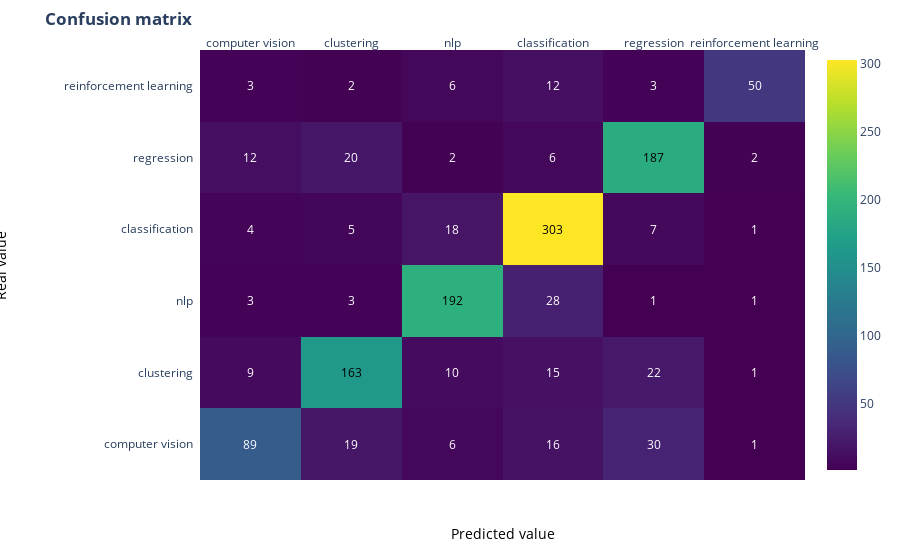

Here is the notebook cell this chart was saved with:
### Code cell
# invert conf_m ida values
conf_m = conf_m[::-1]

a = list(y.unique())
b = list(y.unique()) # invert idx values of a

# change each element of conf_m to tbpe string for annotations
conf_m_text = [[str(b) for b in a] for a in conf_m]

# set up figure 
fig = ff.create_annotated_heatmap(conf_m, x=a, y=b, annotation_text=conf_m_text, colorscale='Viridis')

# add title
fig.update_layout(title_text='<b>Confusion matrix</b>',
                  #aaais = dict(title='a'),
                  #baais = dict(title='a')
                 )

# add custom aaais title
fig.add_annotation(dict(font=dict(color="black",size=14),
                        x=0.5,
                        y=-0.15,
                        showarrow=False,
                        text="Predicted value",
                        xref="paper",
                        yref="paper"))

# add custom baais title
fig.add_annotation(dict(font=dict(color="black",size=14),
                        x=-0.35,
                        y=0.5,
                        showarrow=False,
                        text="Real value",
                        textangle=-90,
                        xref="paper",
                        yref="paper"))

# adjust margins to make room for baais title
fig.update_layout(margin=dict(t=50, l=200))

# add colorbar
fig['data'][0]['showscale'] = True
fig.show()

### Figure 1 — Plotly figure (JSON) as saved in the notebook; plotly's stock layout.template omitted (floating-point values rounded to 4 significant figures)
{"data": [{"colorscale": [[0, "#440154"], [0.1111, "#482878"], [0.2222, "#3e4989"], [0.3333, "#31688e"], [0.4444, "#26828e"], [0.5556, "#1f9e89"], [0.6667, "#35b779"], [0.7778, "#6ece58"], [0.8889, "#b5de2b"], [1, "#fde725"]], "reversescale": false, "showscale": true, "type": "heatmap", "x": ["computer vision", "clustering", "nlp", "classification", "regression", "reinforcement learning"], "y": ["computer vision", "clustering", "nlp", "classification", "regression", "reinforcement learning"], "z": [[89, 19, 6, 16, 30, 1], [9, 163, 10, 15, 22, 1], [3, 3, 192, 28, 1, 1], [4, 5, 18, 303, 7, 1], [12, 20, 2, 6, 187, 2], [3, 2, 6, 12, 3, 50]]}], "layout": {"annotations": [{"font": {"color": "#FFFFFF"}, "showarrow": false, "text": "89", "x": "computer vision", "xref": "x", "y": "computer vision", "yref": "y"}, {"font": {"color": "#FFFFFF"}, "showarrow": false, "text": "19", "x": "clustering", "xref": "x", "y": "computer vision", "yref": "y"}, {"font": {"color": "#FFFFFF"}, "showarrow": false, "text": "6", "x": "nlp", "xref": "x", "y": "computer vision", "yref": "y"}, {"font": {"color": "#FFFFFF"}, "showarrow": false, "text": "16", "x": "classification", "xref": "x", "y": "computer vision", "yref": "y"}, {"font": {"color": "#FFFFFF"}, "showarrow": false, "text": "30", "x": "regression", "xref": "x", "y": "computer vision", "yref": "y"}, {"font": {"color": "#FFFFFF"}, "showarrow": false, "text": "1", "x": "reinforcement learning", "xref": "x", "y": "computer vision", "yref": "y"}, {"font": {"color": "#FFFFFF"}, "showarrow": false, "text": "9", "x": "computer vision", "xref": "x", "y": "clustering", "yref": "y"}, {"font": {"color": "#000000"}, "showarrow": false, "text": "163", "x": "clustering", "xref": "x", "y": "clustering", "yref": "y"}, {"font": {"color": "#FFFFFF"}, "showarrow": false, "text": "10", "x": "nlp", "xref": "x", "y": "clustering", "yref": "y"}, {"font": {"color": "#FFFFFF"}, "showarrow": false, "text": "15", "x": "classification", "xref": "x", "y": "clustering", "yref": "y"}, {"font": {"color": "#FFFFFF"}, "showarrow": false, "text": "22", "x": "regression", "xref": "x", "y": "clustering", "yref": "y"}, {"font": {"color": "#FFFFFF"}, "showarrow": false, "text": "1", "x": "reinforcement learning", "xref": "x", "y": "clustering", "yref": "y"}, {"font": {"color": "#FFFFFF"}, "showarrow": false, "text": "3", "x": "computer vision", "xref": "x", "y": "nlp", "yref": "y"}, {"font": {"color": "#FFFFFF"}, "showarrow": false, "text": "3", "x": "clustering", "xref": "x", "y": "nlp", "yref": "y"}, {"font": {"color": "#000000"}, "showarrow": false, "text": "192", "x": "nlp", "xref": "x", "y": "nlp", "yref": "y"}, {"font": {"color": "#FFFFFF"}, "showarrow": false, "text": "28", "x": "classification", "xref": "x", "y": "nlp", "yref": "y"}, {"font": {"color": "#FFFFFF"}, "showarrow": false, "text": "1", "x": "regression", "xref": "x", "y": "nlp", "yref": "y"}, {"font": {"color": "#FFFFFF"}, "showarrow": false, "text": "1", "x": "reinforcement learning", "xref": "x", "y": "nlp", "yref": "y"}, {"font": {"color": "#FFFFFF"}, "showarrow": false, "text": "4", "x": "computer vision", "xref": "x", "y": "classification", "yref": "y"}, {"font": {"color": "#FFFFFF"}, "showarrow": false, "text": "5", "x": "clustering", "xref": "x", "y": "classification", "yref": "y"}, {"font": {"color": "#FFFFFF"}, "showarrow": false, "text": "18", "x": "nlp", "xref": "x", "y": "classification", "yref": "y"}, {"font": {"color": "#000000"}, "showarrow": false, "text": "303", "x": "classification", "xref": "x", "y": "classification", "yref": "y"}, {"font": {"color": "#FFFFFF"}, "showarrow": false, "text": "7", "x": "regression", "xref": "x", "y": "classification", "yref": "y"}, {"font": {"color": "#FFFFFF"}, "showarrow": false, "text": "1", "x": "reinforcement learning", "xref": "x", "y": "classification", "yref": "y"}, {"font": {"color": "#FFFFFF"}, "showarrow": false, "text": "12", "x": "computer vision", "xref": "x", "y": "regression", "yref": "y"}, {"font": {"color": "#FFFFFF"}, "showarrow": false, "text": "20", "x": "clustering", "xref": "x", "y": "regression", "yref": "y"}, {"font": {"color": "#FFFFFF"}, "showarrow": false, "text": "2", "x": "nlp", "xref": "x", "y": "regression", "yref": "y"}, {"font": {"color": "#FFFFFF"}, "showarrow": false, "text": "6", "x": "classification", "xref": "x", "y": "regression", "yref": "y"}, {"font": {"color": "#000000"}, "showarrow": false, "text": "187", "x": "regression", "xref": "x", "y": "regression", "yref": "y"}, {"font": {"color": "#FFFFFF"}, "showarrow": false, "text": "2", "x": "reinforcement learning", "xref": "x", "y": "regression", "yref": "y"}, {"font": {"color": "#FFFFFF"}, "showarrow": false, "text": "3", "x": "computer vision", "xref": "x", "y": "reinforcement learning", "yref": "y"}, {"font": {"color": "#FFFFFF"}, "showarrow": false, "text": "2", "x": "clustering", "xref": "x", "y": "reinforcement learning", "yref": "y"}, {"font": {"color": "#FFFFFF"}, "showarrow": false, "text": "6", "x": "nlp", "xref": "x", "y": "reinforcement learning", "yref": "y"}, {"font": {"color": "#FFFFFF"}, "showarrow": false, "text": "12", "x": "classification", "xref": "x", "y": "reinforcement learning", "yref": "y"}, {"font": {"color": "#FFFFFF"}, "showarrow": false, "text": "3", "x": "regression", "xref": "x", "y": "reinforcement learning", "yref": "y"}, {"font": {"color": "#FFFFFF"}, "showarrow": false, "text": "50", "x": "reinforcement learning", "xref": "x", "y": "reinforcement learning", "yref": "y"}, {"font": {"color": "black", "size": 14}, "showarrow": false, "text": "Predicted value", "x": 0.5, "xref": "paper", "y": -0.15, "yref": "paper"}, {"font": {"color": "black", "size": 14}, "showarrow": false, "text": "Real value", "textangle": -90, "x": -0.35, "xref": "paper", "y": 0.5, "yref": "paper"}], "margin": {"l": 200, "t": 50}, "title": {"text": "<b>Confusion matrix</b>"}, "xaxis": {"dtick": 1, "gridcolor": "rgb(0, 0, 0)", "side": "top", "ticks": ""}, "yaxis": {"dtick": 1, "ticks": "", "ticksuffix": "  "}}}
